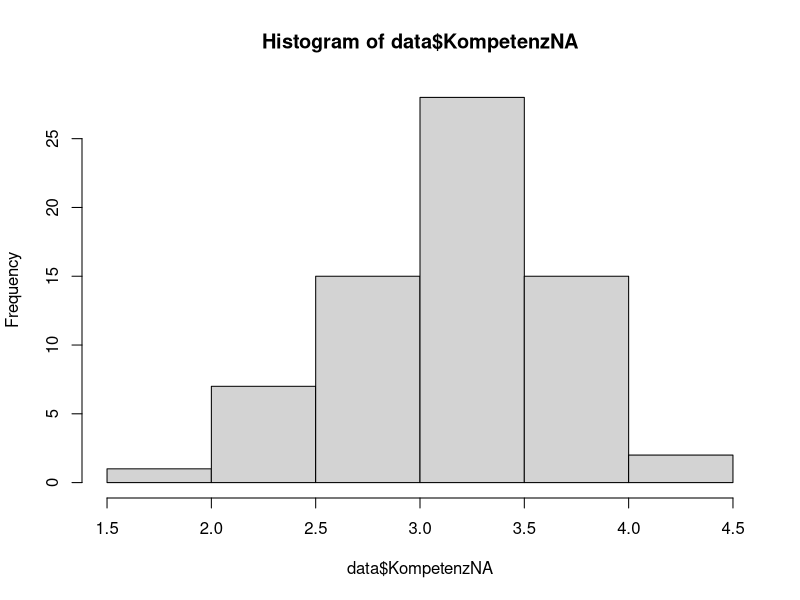
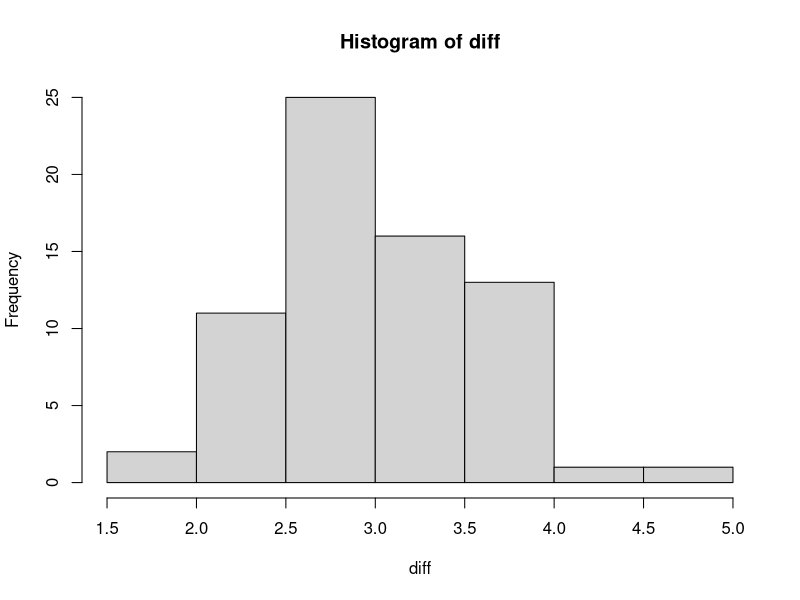
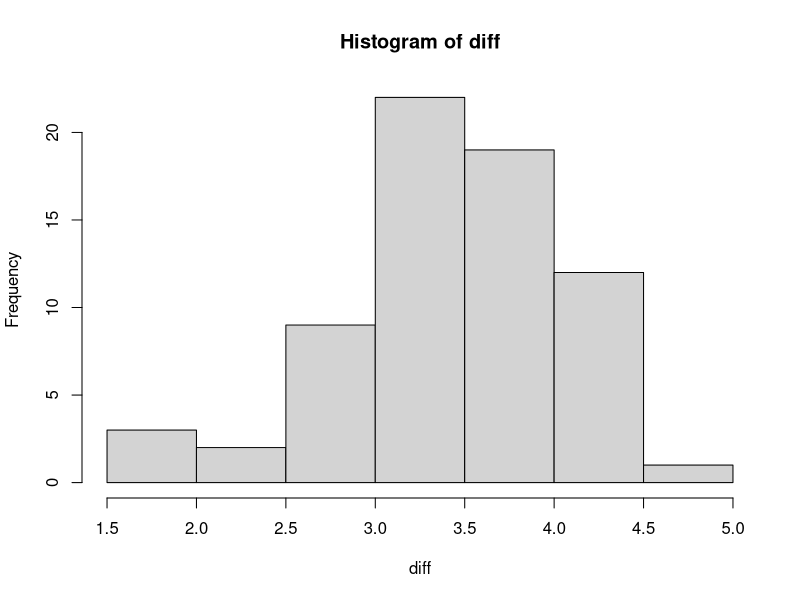

These charts were generated, in order, by the following R code:
library(data.table)

# ------------------Data Loading and Preparation ------------------------
#load data
data <- fread("survey_results_manualclean_nocheaters.csv")
#remove empty rows
data <- data[-(74:1030),]


# -------------NA------------------------------------
#Prüfung ob Kompetenzvariabeln NA normalverteilt

# Shapiro Wilk normality test
shapiro.test(data$KompetenzNA)
# W = 0.9744, p-value = 0.1746
# da p > 0.05 sind Daten normalverteilt
hist(data$KompetenzNA)
# Histogram ist etwa normalverteilt - Bestätigt Shapiro-Wilk Test

# -------------WA------------------------------------
#Prüfung ob Kompetenzvariabeln WA normalverteilt
diff <- data$KompetenzWA

# Shapiro Wilk normality test
shapiro.test(diff)
# W = 0.98547, p-value = 0.6054
# da p > 0.05 sind Daten normalverteilt
hist(diff)
# Histogram ist etwa normalverteilt - Bestätigt Shapiro-Wilk Test

# -------------SA------------------------------------
#Prüfung ob Kompetenzvariabeln SA normalverteilt
diff <- data$KompetenzSA

# Shapiro Wilk normality test
shapiro.test(diff)
# W = 0.96794, p-value = 0.07708
# da p > 0.05 sind Daten normalverteilt
hist(diff)
# Histogram ist etwa normalverteilt - Bestätigt Shapiro-Wilk Test




# --------------------------- Welch Two Sample t-Test NA-SA ----------------------------
library(psych)
# Vorbedingung: Ist Varianz etwa gleich?
describeBy(data$KompetenzSA, na.rm = TRUE)
describeBy(data$KompetenzNA, na.rm = TRUE)
# KompetenzSA sd = 0.61; KompetenzNA = 0.5

# Nullhypothese: No difference between averages of the two groups

# ---Alternativhypothese: SA ist weniger kompetent als NA
t.test(data$KompetenzNA, data$KompetenzSA, alternative = "less", na.rm = TRUE)
#t = -2.76, df = 128.39, p-value = 0.003313
#alternative hypothesis: true difference in means is less than 0


# ---Alternativhypothese: SA ist kompetenter als NA
t.test(data$KompetenzNA, data$KompetenzSA, alternative = "greater", na.rm = TRUE)
#t = -2.76, df = 128.39, p-value = 0.9967
#alternative hypothesis: true difference in means is greater than 0
# ---> there is not enough evidence of a difference between the (true) averages of the two groups

# ---Two-sided
t.test(data$KompetenzNA, data$KompetenzSA, alternative = "two.sided", na.rm = TRUE)
# t = -2.76, df = 128.39, p-value = 0.006627
# alternative hypothesis: true difference in means is not equal to 0
